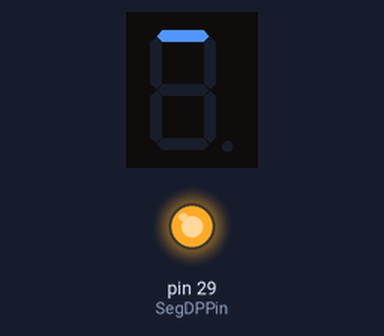
Bench run of a sketch on a simulated Arduino Mega 2560, built with avr-gcc and run on an emulated ATmega2560. Parts: 1-digit seven-segment display, output pins drawn as LEDs (lit = HIGH). Wiring (inferred from the names in the program): 1-digit 7-segment display, segments lit when LOW: segments pin 22, pin 23, pin 24, pin 25, pin 26, pin 27, pin 28, pin 25. Dashed ring = blinking. The segment pins are drawn as the display they are named for; pins used as bus, display or sensor lines are not drawn.

Above: at 0.1 s.
At 0.6 s:
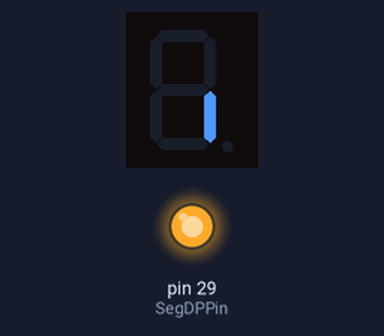
At 1.1 s:
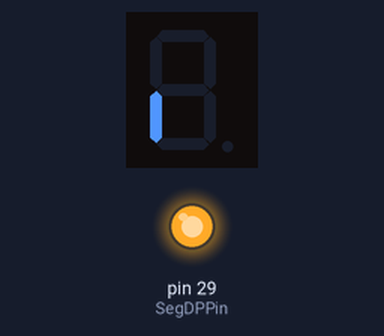
At 2.1 s:
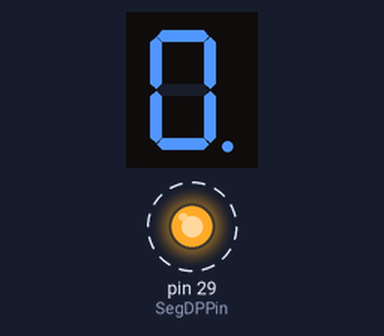
Timing chart, 0 to 40.0 s (numbered marks = the images above):
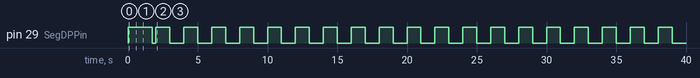

Measured:
- by itself, pin 29 (SegDPPin): repeats every 2.0 s: HIGH 1.0 s, LOW 1.0 s
- by itself, everything shown: repeats every 10.0 s, in 11 steps

The sketch:

CSCI241_Single_8-Segment_Display_3B_Low.ino
```cpp
// Display using an 8-segment LED module. (Homework)

#include <CSCI_LED.h>    // Library routines
#include <CSCI_Timers.h>

const int SegAPin = 22;  // Output pin associated with the "A" (top) segment
const int SegBPin = 23;  // Output pin associated with the "B" (top right) segment
const int SegCPin = 24;  // Output pin associated with the "C" (bottom right) segment
const int SegDPin = 25;  // Output pin associated with the "D" (bottom) segment
const int SegEPin = 26;  // Output pin associated with the "E" (bottom left) segment
const int SegFPin = 27;  // Output pin associated with the "F" (top left) segment
const int SegGPin = 28;  // Output pin associated with the "G" (middle) segment
const int SegDPPin = 29; // Output pin associated with the "DP" (decimal point)

// IMPORTANT: The pin numbers above were purposely chosen to correspond to the 8 GPIO pins
//            associated with Arduino Mega PORTA.  Therefore, the following port address
//            pointers can be used to access all 8-bits at one time.

uint8_t *PortDirPtr = &DDRA;    // Ptr to port input/output direction control bits.
uint8_t *PortDataPtr = &PORTA;  // Ptr to port data bits.

// State-related definitions

const int LedOnState = LOW;  // State which turns LED segment on.
const int LedOffState = HIGH;  // State which turns LED segment off.

// In order to display a numeric digit (0,1,2,...,9), it's necessary to light one
// or more appropriate LED segments.  Which segments to light will be represented
// by 0 bits in an eight bit byte.  Here are the bit positions (MSB on left, LSB on right)
// representing each segment.  (A binary 0 in that position means that segment is
// to be lit, a binary 1 means that segment is NOT to be lit.)
//
// DP G F E D C B A   ("DP" is a single bit representing the decimal point segment)

// Each element in the following array holds the segment sequence pattern
// corresponding to each numeric digit (0,1,2,3,4,5,6,7,8,9).

const uint8_t DigitToSegSequence[] =
{
  0b00111111,   // "0"
  0b10000110,   // "1"
  0b01011011, //2
  0b11001111, //3
  0b01100110, //4
  0b11101101, //5
  0b01111101, //6
  0b10000111, //7
  0b01111111, //8
  0b11101111    // "9"
};

const uint8_t segment[] =
{
  0b00000001, //A
  0b00000010, //B
  0b00000100, //C
  0b00001000, //D
  0b00010000, //E
  0b00100000, //F
  0b01000000, //G
  0b10000000, //DP
};

// Called once at start up

void setup()
{
  // Set port direction bits to output.
  SetupLEDPort(PortDirPtr);
  SetLEDPortBits(PortDataPtr, 0b11111111, 1);
  // Flash each segment so we know circuitry is working.
  for (int i = 0; i <= 7; i++)
  {
    SetLEDPortBits(PortDataPtr, segment[i], 0);
    delay(250);
    SetLEDPortBits(PortDataPtr, segment[i], 1);
  }
}

// Called repeatedly until the reset button is pressed

void loop()
{
  static const int digitHoldTime = 1000;	// Time in milliseconds

  // For each decimal digit (0,1,2,...,9), display the digit on for "digitHoldTime",
  // then nothing for "digitHoldTime".  If the digit is odd (1,3,5,7,9), then also
  // display the decimal point.

  for (int i = 0; i <= 9; i++)
  {
    SetLEDPortBits(PortDataPtr, DigitToSegSequence[i], 0);
    delay(digitHoldTime);
    SetLEDPortBits(PortDataPtr, 0b11111111, 1);
  }
}
```
